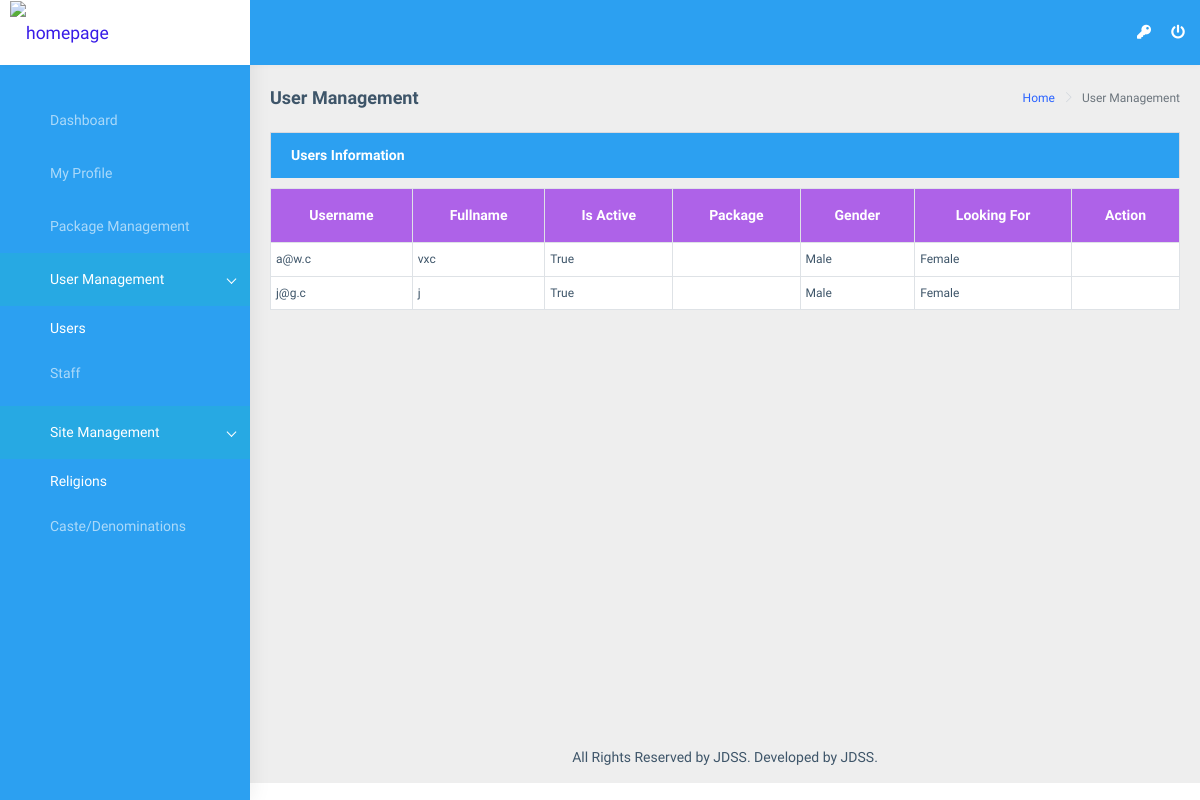
Screenshot of /staff/user_management/users/view/ (signed in) with the database file from the repository.
### app/models.py (models this page shows, shortened)
class Profile(models.Model):
    user = models.ForeignKey(
        CustomUser,
        db_index = True,
        null = True,
        blank = True,
        on_delete = models.CASCADE,
    )
    uid = models.CharField(
        max_length = 20,
        blank = True,
        null = True,
        db_index = True,
    )
    package = models.ForeignKey(
        Package,
        db_index = True,
        null = True,
        blank = True,
        on_delete = models.SET_NULL,
    )
    fullname = models.CharField(
        max_length = 250,
        db_index = True,
        null = True,
        blank = False,
    )
    MALE = 'M'
    FEMALE = 'F'
    gender_choices = ((MALE, 'Male'), (FEMALE, 'Female'))
    gender = models.CharField(
        max_length = 1,
        db_index = True,
        null = True,
        blank = False,
        choices = gender_choices,
    )
    looking_for_gender = models.CharField(
        max_length = 1,
        db_index = True,
        null = True,
        blank = False,
        choices = gender_choices,
    )
    aged_from = models.IntegerField(
        db_index = True,
        null = True,
        blank = False,
    )
    aged_to = models.IntegerField(
        db_index = True,
        null = True,
        blank = False,
    )
    father_name = models.CharField(
        max_length = 250,
        db_index = True,
        null = True,
        blank = False,
    )
    mother_name = models.CharField(
        max_length = 250,
        db_index = True,
        null = True,
        blank = False,
    )
    dob = models.DateField(
        db_index = True,
        null = True,
        blank = False,
    )
    height = models.IntegerField(
        db_index = True,
        null = True,
        blank = False,
    )
    weight = models.IntegerField(
        db_index = True,
        null = True,
        blank = False,
    )
    complexion = models.CharField(
        max_length = 50,
        db_index = True,
        null = True,
        blank = False,
    )
    religion = models.ForeignKey(
        Religion,
        db_index = True,
        null = True,
        blank = True,
        on_delete = models.SET_NULL,
    )
    caste_creed = models.ForeignKey(
        Caste,
        db_index = True,
        null = True,
        blank = True,
        on_delete = models.SET_NULL,
    )
    qualification = models.CharField(
        max_length = 250,
        db_index = True,
        null = True,
        blank = False,
    )
    job_details = models.CharField(
        max_length = 250,
        db_index = True,
        null = True,
        blank = False,
    )
    phone_number = models.CharField(
        max_length = 20,
        db_index = True,
        null = True,
        blank = False,
    )
    phone_number_alternative = models.CharField(
        max_length = 20,
        db_index = True,
        null = True,
        blank = False,
    )
    address = models.TextField(
        db_index = True,
        null = True,
        blank = False,
    )
    country = models.ForeignKey(
        Countries,
        db_index = True,
        null = True,
        blank = False,
        on_delete = models.SET_NULL,
        related_name = 'my_country',
    )
    state = models.ForeignKey(
        Countries_States,
        db_index = True,
        null = True,
        blank = False,
        on_delete = models.SET_NULL,
        related_name = 'my_state',
    )
    city = models.ForeignKey(
        Countries_States,
        db_index = True,
        null = True,
        blank = False,
        on_delete = models.SET_NULL,
        related_name = 'my_city',
    )
    biodata = models.FileField(
        upload_to = 'resumes',
        null = True,
        blank = True,
    )
    descriptions = models.TextField(
        null = True,
        blank = True,
    )
    block_profile_pics = models.BooleanField(
        default = False,
        db_index = True,
        null = True,
        blank = True,
    )
    created_on = models.DateTimeField(
        auto_now_add = True,
        db_index = True,
        null = True,
        blank = True,
    )
    updated_on = models.DateTimeField(
        auto_now_add = False,
        db_index = True,
        null = True,
        blank = True,
    )
    class Meta:
        verbose_name_plural = "User Profiles"

class CustomUser(AbstractUser):
    username = None
    email = models.EmailField(_('email address'), unique=True)
    USERNAME_FIELD = 'email'
    REQUIRED_FIELDS = []
    objects = CustomUserManager()

### app/views/staff/user_management.py (the view)
# urls.py: path('staff/user_management/users/view/', never_cache(login_required(user_management.UserManagementView.as_view())), name="user_management_view"),
class UserManagementView(View):
    template_name = 'app/base/base.html'
    data = defaultdict()
    data["included_template"] = 'app/staff/user_management.html'
    data["page_title"] = "User Management"
    data["css_files"] = []
    data["js_files"] = ['custom_files/js/user_management.js']
    def get(self, request):
        self.data["users"] = Profile.objects.all()
        return render(request, self.template_name, self.data)

### app/templatetags/common_filters.py (called while the page is built)
@register.simple_tag
def load_css_files(scripts = list()):
    html = []
    for script in scripts:
        html.append('<link rel="stylesheet" href="'+settings.STATIC_URL+script+'"/>')
    return safestring.mark_safe(''.join(html))

@register.simple_tag
def load_javascript_files(scripts = list()):
    html = []
    for script in scripts:
        html.append('<script src="'+settings.STATIC_URL+script+'"></script>')
    return safestring.mark_safe(''.join(html))

### app/templates/app/base/base.html (shortened to what this page needs)
{% load static %}
{% load common_filters %}
<!DOCTYPE html>
<html dir="ltr" lang="en">
<head>
    <link href="{% static 'base_files/css/style.min.css' %}" rel="stylesheet">
	<link href="{% static 'custom_files/css/custom.css' %}" rel="stylesheet">
	<link href="{% static 'assets/css/bootstrap-select.css' %}" rel="stylesheet">
</head>
<body>
    <div id="main-wrapper">
        <header class="topbar" style="background-color:#2ca0f1;">
            <nav class="navbar top-navbar navbar-expand-md">
                <div class="navbar-header">
                    <a class="navbar-brand" href="index.html" style="background-color:#FFF; text-align:center">
                        <span class="logo-text text-center">
                             <img src="{% static 'images/numpy-pandas.jpeg' %}" style="width:92px;" alt="homepage" class="light-logo" />
                        </span>
                    </a>
                </div>
                <div class="navbar-collapse collapse" id="navbarSupportedContent_1" style="background-color:#2ca0f1;">
                    <ul class="navbar-nav float-left mr-auto">
                        <li class="nav-item d-none d-md-block">
							<a class="nav-link sidebartoggler waves-effect waves-light" href="javascript:void(0)" data-sidebartype="mini-sidebar" style="color:#FFFFFF;">
								<i class="mdi mdi-menu font-24"></i>
							</a>
						</li>
                    </ul>
                    <ul class="navbar-nav float-right">
						<i  data-toggle="modal" data-target="#change_password_modal" title="Change Password" style="cursor:pointer; text-decoration:none; color:#FFFFFF; margin-right: 15px; margin-top: 3px;" class="fa fa-key m-r-5 m-l-5"></i>
						<a style="text-decoration:none; color:#FFFFFF" href="{% url 'logout' %}">
							<i class="fa fa-power-off m-r-5 m-l-5"></i>
						</a>
                    </ul>
                </div>
            </nav>
        </header>
        <aside class="left-sidebar" style="background-color:#2ca0f1;">
            <div class="scroll-sidebar">
                <nav class="sidebar-nav">
                    <ul id="sidebarnav" class="p-t-30">
                        <li class="sidebar-item">
							<a class="sidebar-link waves-effect waves-dark sidebar-link" href="{% url 'dashboard' %}" aria-expanded="false">
								<i class="mdi mdi-view-dashboard"></i>
								<span class="hide-menu">Dashboard</span>
							</a>
						</li>
						<li class="sidebar-item">
							<a class="sidebar-link waves-effect waves-dark sidebar-link" href="{% url 'user_profile' %}" aria-expanded="false">
								<i class="mdi mdi-view-dashboard"></i>
								<span class="hide-menu">My Profile</span>
							</a>
						</li>
						<li class="sidebar-item">
							<a class="sidebar-link waves-effect waves-dark sidebar-link" href="{% url 'staff_package_management_view' %}" aria-expanded="false">
								<i class="mdi mdi-view-dashboard"></i>
								<span class="hide-menu">Package Management</span>
							</a>
						</li>
						<li class="sidebar-item">
							<a class="sidebar-link has-arrow waves-effect waves-dark" href="javascript:void(0)" aria-expanded="false">
								<i class="mdi mdi-receipt"></i>
								<span class="hide-menu">User Management</span>
							</a>
                            <ul aria-expanded="false" class="collapse first-level in">
                                <li class="sidebar-item">
									<a href="{% url 'user_management_view' %}" class="sidebar-link">
										<i class="mdi mdi-note-outline"></i>
										<span class="hide-menu"> Users </span>
									</a>
								</li>
                                <li class="sidebar-item">
									<a href="{% url 'staff_management_view' %}" class="sidebar-link">
										<i class="mdi mdi-note-plus"></i>
										<span class="hide-menu"> Staff </span>
									</a>
								</li>
                            </ul>
                        </li>
						<li class="sidebar-item">
							<a class="sidebar-link has-arrow waves-effect waves-dark" href="javascript:void(0)" aria-expanded="false">
								<i class="mdi mdi-receipt"></i>
								<span class="hide-menu">Site Management</span>
							</a>
                            <ul aria-expanded="false" class="collapse first-level in">
                                <li class="sidebar-item">
									<a href="{% url 'user_management_view' %}" class="sidebar-link">
										<i class="mdi mdi-note-outline"></i>
										<span class="hide-menu"> Religions </span>
									</a>
								</li>
                                <li class="sidebar-item">
									<a href="{% url 'staff_management_view' %}" class="sidebar-link">
										<i class="mdi mdi-note-plus"></i>
										<span class="hide-menu"> Caste/Denominations </span>
									</a>
								</li>
                            </ul>
                        </li>
                    </ul>
                </nav>
            </div>
        </aside>
        <div class="page-wrapper">
             <div class="page-breadcrumb">
                <div class="row">
                    <div class="col-12 d-flex no-block align-items-center">
                        <h4 class="page-title">{{page_title}}</h4>
                        <div class="ml-auto text-right">
                            <nav aria-label="breadcrumb">
                                <ol class="breadcrumb">
                                    <li class="breadcrumb-item"><a href="#">Home</a></li>
                                    <li class="breadcrumb-item active" aria-current="page">{{page_title}}</li>
                                </ol>
                            </nav>
                        </div>
                    </div>
                </div>
            </div>
            <div class="container-fluid">
                {% include included_template %}
            </div>
            <footer class="footer text-center">
                All Rights Reserved by JDSS. Developed by JDSS</a>.
            </footer>
        </div>
    </div>
</body>
</html>

### app/templates/app/staff/user_management.html (shortened to what this page needs)
<div class="row">
	<div class="col">
		<div class="card-header card-header-blue card-header-border">
			<strong>Users Information</strong>
		</div>
		<div class="card-body" style="padding-top:10px; background:none;">
			<table class="table table-bordered" style="margin:0px; padding:0px;">
				<tr class="text-center"  style="font-weight:bold; background-color:#ae62e8; color:#FFFFFF;">
					<td>Username</td>
					<td>Fullname</td>
					<td>Is Active</td>
					<td>Package</td>
					<td>Gender</td>
					<td>Looking For</td>
					<td>Action</td>
				<tr>
				{% for row in users %}
					<tr style="font-size:12px;  background-color:#FFF">
						<td style="padding:5px; line-height: 22px;">{{ row.user.email }}</td>
						<td style="padding:5px; line-height: 22px;">{{ row.fullname }}</td>
						<td style="padding:5px; line-height: 22px;">{{ row.user.is_active }}</td>
						<td style="padding:5px; line-height: 22px;">{{ row.package.package_name }}</td>
						<td style="padding:5px; line-height: 22px;">{{ row.get_gender_display }}</td>
						<td style="padding:5px; line-height: 22px;">{{ row.get_looking_for_gender_display }}</td>
						<td style="padding:5px; text-align:center;">
							<i class="mdi mdi-pencil" style="margin-right:15px; cursor:pointer; font-size:12px;"></i>
							<i class="mdi mdi-delete" onclick="delete_user({{row.user.id}})" style="cursor:pointer; color:#FF0000; font-size:15px;"></i>
						</td>
					</tr>
				{% endfor %}
			</table>
		</div>
    </div>
</div>

### app/static/custom_files/css/custom.css (style rules this page uses)
.card-header-border { border-top: 1px solid #d9d9de; border-left: 1px solid #d9d9de; border-right: 1px solid #d9d9de; }
.card-body { padding: 0px; }
.card-header-blue { background: #2ca0f1; color: #FFFFFF; }
.card-body { background-color: #FFF; }

### rows the page displays
Profile: user.email "a@w.c", fullname "vxc", user.is_active "True", gender "Male", looking_for_gender "Female"
Profile: user.email "j@g.c", fullname "j", user.is_active "True", gender "Male", looking_for_gender "Female"

### other values shown
{{ page_title }} "User Management"
